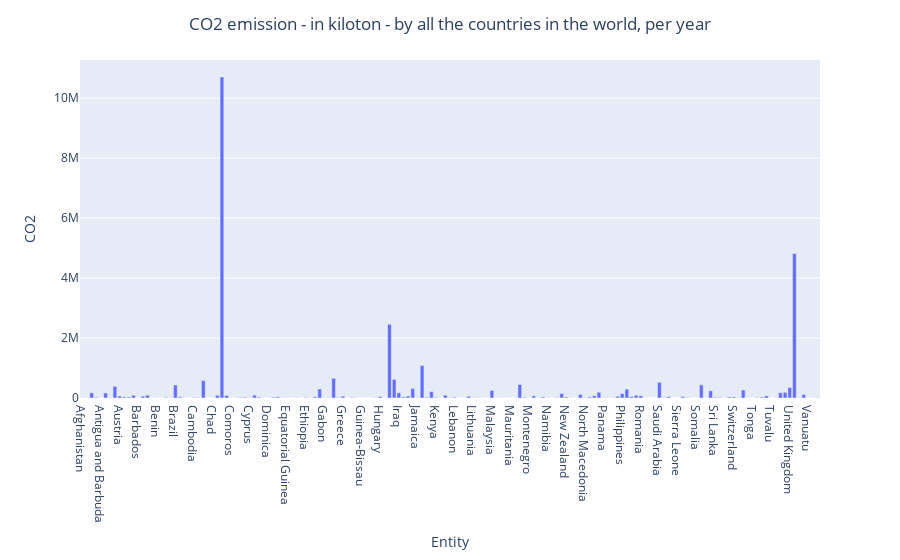

The code cell stored with this chart in its notebook:
### Code cell
# Creates the graph of 2019 CO2 emissions
fig_co2_2019 = px.bar(energy_co2_data_2019, x='Entity', y='CO2')
# Updates graph layout
fig_co2_2019.update_layout(title={'text': 'CO2 emission - in kiloton - by all the countries in the world, per year', 'x': 0.5})
# Shows graph
fig_co2_2019.show()

### Figure 1 — Plotly figure (JSON) as saved in the notebook; plotly's stock layout.template omitted (floating-point values rounded to 4 significant figures; data arrays with more than 128 entries replaced by an {"elided": "..."} marker saying what was removed)
{"data": [{"alignmentgroup": "True", "hovertemplate": "Entity=%{x}<br>CO2=%{y}<extra></extra>", "legendgroup": "", "marker": {"color": "#636efa", "pattern": {"shape": ""}}, "name": "", "offsetgroup": "", "orientation": "v", "showlegend": false, "textposition": "auto", "type": "bar", "x": {"elided": "159 str values"}, "xaxis": "x", "y": {"elided": "159 float values"}, "yaxis": "y"}], "layout": {"barmode": "relative", "legend": {"tracegroupgap": 0}, "margin": {"t": 60}, "title": {"text": "CO2 emission - in kiloton - by all the countries in the world, per year", "x": 0.5}, "xaxis": {"anchor": "y", "domain": [0, 1], "title": {"text": "Entity"}}, "yaxis": {"anchor": "x", "domain": [0, 1], "title": {"text": "CO2"}}}}
